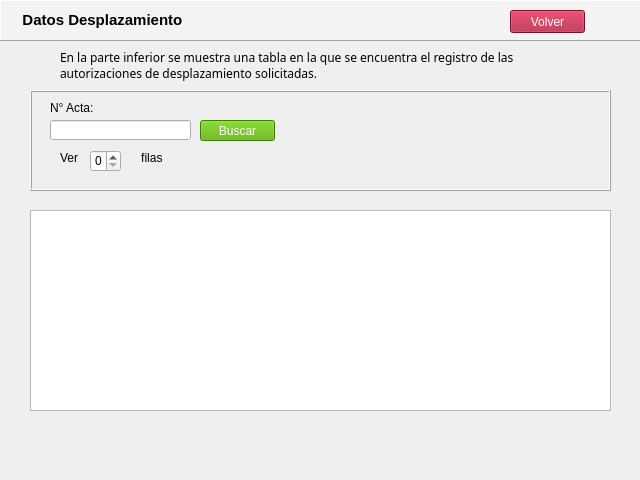
<?xml version="1.0" encoding="UTF-8"?>
<ui version="4.0">
 <class>WizardPage</class>
 <widget class="QWizardPage" name="WizardPage">
  <property name="geometry">
   <rect>
    <x>0</x>
    <y>0</y>
    <width>640</width>
    <height>480</height>
   </rect>
  </property>
  <property name="windowTitle">
   <string>WizardPage</string>
  </property>
  <widget class="QTableView" name="tableView">
   <property name="geometry">
    <rect>
     <x>30</x>
     <y>210</y>
     <width>581</width>
     <height>201</height>
    </rect>
   </property>
  </widget>
  <widget class="QSpinBox" name="spinBox">
   <property name="geometry">
    <rect>
     <x>90</x>
     <y>150</y>
     <width>31</width>
     <height>22</height>
    </rect>
   </property>
   <property name="wrapping">
    <bool>false</bool>
   </property>
  </widget>
  <widget class="QLabel" name="label_2">
   <property name="geometry">
    <rect>
     <x>60</x>
     <y>40</y>
     <width>531</width>
     <height>51</height>
    </rect>
   </property>
   <property name="font">
    <font>
     <family>Microsoft YaHei</family>
     <weight>50</weight>
     <bold>false</bold>
    </font>
   </property>
   <property name="tabletTracking">
    <bool>false</bool>
   </property>
   <property name="text">
    <string>En la parte inferior se muestra una tabla en la que se encuentra el registro de las autorizaciones de desplazamiento solicitadas. </string>
   </property>
   <property name="wordWrap">
    <bool>true</bool>
   </property>
   <property name="openExternalLinks">
    <bool>false</bool>
   </property>
  </widget>
  <widget class="QLabel" name="label_3">
   <property name="geometry">
    <rect>
     <x>50</x>
     <y>100</y>
     <width>61</width>
     <height>16</height>
    </rect>
   </property>
   <property name="text">
    <string>N° Acta:</string>
   </property>
   <property name="wordWrap">
    <bool>true</bool>
   </property>
  </widget>
  <widget class="QLabel" name="label_5">
   <property name="geometry">
    <rect>
     <x>60</x>
     <y>150</y>
     <width>111</width>
     <height>16</height>
    </rect>
   </property>
   <property name="text">
    <string>Ver                   filas</string>
   </property>
  </widget>
  <widget class="QPushButton" name="pushButton_4">
   <property name="geometry">
    <rect>
     <x>510</x>
     <y>10</y>
     <width>75</width>
     <height>23</height>
    </rect>
   </property>
   <property name="palette">
    <palette>
     <active>
      <colorrole role="Button">
       <brush brushstyle="SolidPattern">
        <color alpha="255">
         <red>170</red>
         <green>22</green>
         <blue>56</blue>
        </color>
       </brush>
      </colorrole>
      <colorrole role="ButtonText">
       <brush brushstyle="SolidPattern">
        <color alpha="255">
         <red>255</red>
         <green>255</green>
         <blue>255</blue>
        </color>
       </brush>
      </colorrole>
      <colorrole role="Base">
       <brush brushstyle="SolidPattern">
        <color alpha="255">
         <red>170</red>
         <green>22</green>
         <blue>56</blue>
        </color>
       </brush>
      </colorrole>
      <colorrole role="Window">
       <brush brushstyle="SolidPattern">
        <color alpha="255">
         <red>170</red>
         <green>22</green>
         <blue>56</blue>
        </color>
       </brush>
      </colorrole>
     </active>
     <inactive>
      <colorrole role="Button">
       <brush brushstyle="SolidPattern">
        <color alpha="255">
         <red>170</red>
         <green>22</green>
         <blue>56</blue>
        </color>
       </brush>
      </colorrole>
      <colorrole role="ButtonText">
       <brush brushstyle="SolidPattern">
        <color alpha="255">
         <red>255</red>
         <green>255</green>
         <blue>255</blue>
        </color>
       </brush>
      </colorrole>
      <colorrole role="Base">
       <brush brushstyle="SolidPattern">
        <color alpha="255">
         <red>170</red>
         <green>22</green>
         <blue>56</blue>
        </color>
       </brush>
      </colorrole>
      <colorrole role="Window">
       <brush brushstyle="SolidPattern">
        <color alpha="255">
         <red>170</red>
         <green>22</green>
         <blue>56</blue>
        </color>
       </brush>
      </colorrole>
     </inactive>
     <disabled>
      <colorrole role="Button">
       <brush brushstyle="SolidPattern">
        <color alpha="255">
         <red>170</red>
         <green>22</green>
         <blue>56</blue>
        </color>
       </brush>
      </colorrole>
      <colorrole role="ButtonText">
       <brush brushstyle="SolidPattern">
        <color alpha="255">
         <red>120</red>
         <green>120</green>
         <blue>120</blue>
        </color>
       </brush>
      </colorrole>
      <colorrole role="Base">
       <brush brushstyle="SolidPattern">
        <color alpha="255">
         <red>170</red>
         <green>22</green>
         <blue>56</blue>
        </color>
       </brush>
      </colorrole>
      <colorrole role="Window">
       <brush brushstyle="SolidPattern">
        <color alpha="255">
         <red>170</red>
         <green>22</green>
         <blue>56</blue>
        </color>
       </brush>
      </colorrole>
     </disabled>
    </palette>
   </property>
   <property name="styleSheet">
    <string notr="true">background-color: rgb(170, 22, 56);</string>
   </property>
   <property name="text">
    <string>Volver</string>
   </property>
  </widget>
  <widget class="QFrame" name="frame">
   <property name="geometry">
    <rect>
     <x>0</x>
     <y>0</y>
     <width>641</width>
     <height>41</height>
    </rect>
   </property>
   <property name="tabletTracking">
    <bool>false</bool>
   </property>
   <property name="toolTip">
    <string/>
   </property>
   <property name="autoFillBackground">
    <bool>false</bool>
   </property>
   <property name="styleSheet">
    <string notr="true">background-color: rgb(243, 243, 243);</string>
   </property>
   <property name="frameShape">
    <enum>QFrame::Panel</enum>
   </property>
   <property name="frameShadow">
    <enum>QFrame::Raised</enum>
   </property>
   <widget class="QLabel" name="label">
    <property name="geometry">
     <rect>
      <x>10</x>
      <y>10</y>
      <width>451</width>
      <height>20</height>
     </rect>
    </property>
    <property name="font">
     <font>
      <family>Microsoft YaHei UI</family>
      <pointsize>11</pointsize>
      <weight>75</weight>
      <bold>true</bold>
     </font>
    </property>
    <property name="frameShadow">
     <enum>QFrame::Sunken</enum>
    </property>
    <property name="lineWidth">
     <number>0</number>
    </property>
    <property name="midLineWidth">
     <number>1</number>
    </property>
    <property name="text">
     <string>   Datos Desplazamiento</string>
    </property>
   </widget>
  </widget>
  <widget class="QFrame" name="frame_2">
   <property name="geometry">
    <rect>
     <x>30</x>
     <y>90</y>
     <width>581</width>
     <height>101</height>
    </rect>
   </property>
   <property name="tabletTracking">
    <bool>false</bool>
   </property>
   <property name="toolTip">
    <string/>
   </property>
   <property name="autoFillBackground">
    <bool>false</bool>
   </property>
   <property name="frameShape">
    <enum>QFrame::Box</enum>
   </property>
   <property name="frameShadow">
    <enum>QFrame::Raised</enum>
   </property>
   <widget class="QLabel" name="label_6">
    <property name="geometry">
     <rect>
      <x>10</x>
      <y>10</y>
      <width>566</width>
      <height>20</height>
     </rect>
    </property>
    <property name="font">
     <font>
      <family>Microsoft YaHei UI</family>
      <pointsize>11</pointsize>
     </font>
    </property>
    <property name="frameShadow">
     <enum>QFrame::Sunken</enum>
    </property>
    <property name="lineWidth">
     <number>0</number>
    </property>
    <property name="midLineWidth">
     <number>1</number>
    </property>
    <property name="text">
     <string/>
    </property>
   </widget>
   <widget class="QPushButton" name="pushButton_11">
    <property name="geometry">
     <rect>
      <x>170</x>
      <y>30</y>
      <width>75</width>
      <height>21</height>
     </rect>
    </property>
    <property name="palette">
     <palette>
      <active>
       <colorrole role="Button">
        <brush brushstyle="SolidPattern">
         <color alpha="255">
          <red>85</red>
          <green>170</green>
          <blue>0</blue>
         </color>
        </brush>
       </colorrole>
       <colorrole role="ButtonText">
        <brush brushstyle="SolidPattern">
         <color alpha="255">
          <red>255</red>
          <green>255</green>
          <blue>255</blue>
         </color>
        </brush>
       </colorrole>
       <colorrole role="Base">
        <brush brushstyle="SolidPattern">
         <color alpha="255">
          <red>85</red>
          <green>170</green>
          <blue>0</blue>
         </color>
        </brush>
       </colorrole>
       <colorrole role="Window">
        <brush brushstyle="SolidPattern">
         <color alpha="255">
          <red>85</red>
          <green>170</green>
          <blue>0</blue>
         </color>
        </brush>
       </colorrole>
      </active>
      <inactive>
       <colorrole role="Button">
        <brush brushstyle="SolidPattern">
         <color alpha="255">
          <red>85</red>
          <green>170</green>
          <blue>0</blue>
         </color>
        </brush>
       </colorrole>
       <colorrole role="ButtonText">
        <brush brushstyle="SolidPattern">
         <color alpha="255">
          <red>255</red>
          <green>255</green>
          <blue>255</blue>
         </color>
        </brush>
       </colorrole>
       <colorrole role="Base">
        <brush brushstyle="SolidPattern">
         <color alpha="255">
          <red>85</red>
          <green>170</green>
          <blue>0</blue>
         </color>
        </brush>
       </colorrole>
       <colorrole role="Window">
        <brush brushstyle="SolidPattern">
         <color alpha="255">
          <red>85</red>
          <green>170</green>
          <blue>0</blue>
         </color>
        </brush>
       </colorrole>
      </inactive>
      <disabled>
       <colorrole role="Button">
        <brush brushstyle="SolidPattern">
         <color alpha="255">
          <red>85</red>
          <green>170</green>
          <blue>0</blue>
         </color>
        </brush>
       </colorrole>
       <colorrole role="ButtonText">
        <brush brushstyle="SolidPattern">
         <color alpha="255">
          <red>120</red>
          <green>120</green>
          <blue>120</blue>
         </color>
        </brush>
       </colorrole>
       <colorrole role="Base">
        <brush brushstyle="SolidPattern">
         <color alpha="255">
          <red>85</red>
          <green>170</green>
          <blue>0</blue>
         </color>
        </brush>
       </colorrole>
       <colorrole role="Window">
        <brush brushstyle="SolidPattern">
         <color alpha="255">
          <red>85</red>
          <green>170</green>
          <blue>0</blue>
         </color>
        </brush>
       </colorrole>
      </disabled>
     </palette>
    </property>
    <property name="styleSheet">
     <string notr="true">background-color: rgb(85, 170, 0);</string>
    </property>
    <property name="text">
     <string>Buscar</string>
    </property>
   </widget>
  </widget>
  <widget class="QLabel" name="label_7">
   <property name="geometry">
    <rect>
     <x>0</x>
     <y>2</y>
     <width>641</width>
     <height>481</height>
    </rect>
   </property>
   <property name="text">
    <string/>
   </property>
   <property name="pixmap">
    <pixmap>Fondo.jpeg</pixmap>
   </property>
  </widget>
  <widget class="QLineEdit" name="lineEdit">
   <property name="geometry">
    <rect>
     <x>50</x>
     <y>120</y>
     <width>141</width>
     <height>20</height>
    </rect>
   </property>
  </widget>
  <zorder>label_7</zorder>
  <zorder>frame_2</zorder>
  <zorder>label_5</zorder>
  <zorder>tableView</zorder>
  <zorder>spinBox</zorder>
  <zorder>label_2</zorder>
  <zorder>label_3</zorder>
  <zorder>frame</zorder>
  <zorder>pushButton_4</zorder>
  <zorder>lineEdit</zorder>
 </widget>
 <resources/>
 <connections/>
</ui>
